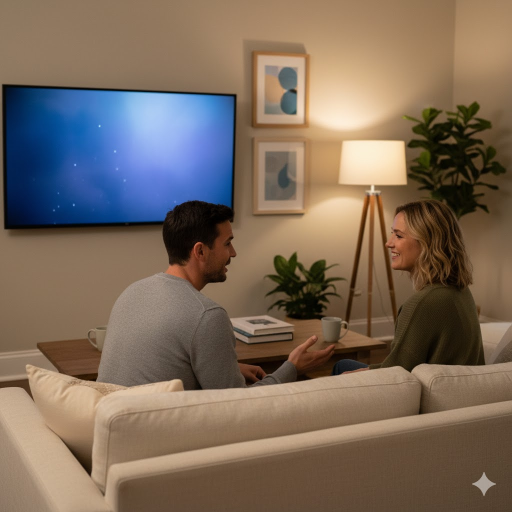
#> input picture examples/living_room.jpg, 1024 x 1024 px (shown at 1/2 size)
$ python show_comprehensive.py
#> lines starting #> are read from the running program, lines starting #| are printed output that depends on the picture; after the words box and inside, x2 and y2 are one past the last pixel; in counts of white or black regions, pixels touching at a corner belong together
"""
Compare different ad placement methods with visualizations.
"""
import cv2
import numpy as np

def create_comprehensive_comparison():
    """Create detailed comparison of all methods."""
    print("Creating comprehensive comparison...")

    # Load original image
    original = cv2.imread('examples/living_room.jpg')
#> original is the input picture: shape (1024, 1024, 3); mean B, G, R 91.7, 106.5, 123.5

    # Load different outputs
    outputs = {
        'Original': original,
        'Person Mask': cv2.imread('outputs/person_mask_deep.jpg'),
        'Depth Map': cv2.imread('outputs/depth_map.jpg'),
        'Depth Mask': cv2.imread('outputs/depth_mask.jpg'),
        'Final Mask': cv2.imread('outputs/debug_screen_mask_deep.jpg'),
        'Final Result': cv2.imread('outputs/precise_tv_placement.jpg'),
    }

    # Create 2x3 grid
    h, w = 512, 512  # Resize for display
    grid = np.zeros((h*2, w*3, 3), dtype=np.uint8)

    titles = list(outputs.keys())
#> titles = ['Original', 'Person Mask', 'Depth Map', 'Depth Mask', 'Final Mask', 'Final Result']
    images = list(outputs.values())
#> images = 6 items

    for i, (title, img) in enumerate(zip(titles, images)):
        if img is None:
            print(f"Warning: Could not load {title}")
            continue

        # Resize
        resized = cv2.resize(img, (w, h))

        # Add title
        cv2.putText(resized, title, (10, 30), cv2.FONT_HERSHEY_SIMPLEX,
                   0.8, (255, 255, 255), 2)
        cv2.putText(resized, title, (10, 30), cv2.FONT_HERSHEY_SIMPLEX,
                   0.8, (0, 0, 0), 1)

        # Place in grid
        row = i // 3
        col = i % 3
        grid[row*h:(row+1)*h, col*w:(col+1)*w] = resized
#> this loop made 6 passes
#> (title, row, col) on pass 1: ('Original', 0, 0)
#| Warning: Could not load Person Mask
#| Warning: Could not load Depth Map
#| Warning: Could not load Depth Mask
#| Warning: Could not load Final Mask
#| Warning: Could not load Final Result
#> pass 1, in create_comprehensive_comparison, `resized = cv2.resize(img, (w, h))`:
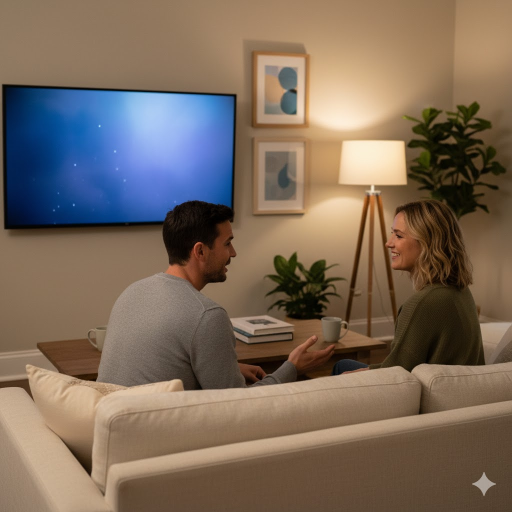
#> resized: shape (512, 512, 3); mean B, G, R 91.8, 106.6, 123.6
#> after the loop:
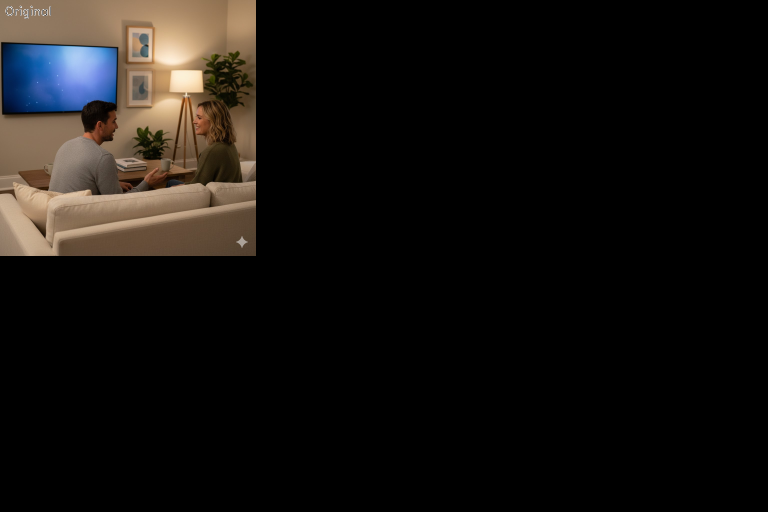
#> grid: shape (1024, 1536, 3) (shown at 1/2 size); mean B, G, R 15.3, 17.8, 20.6
#> after the loop:
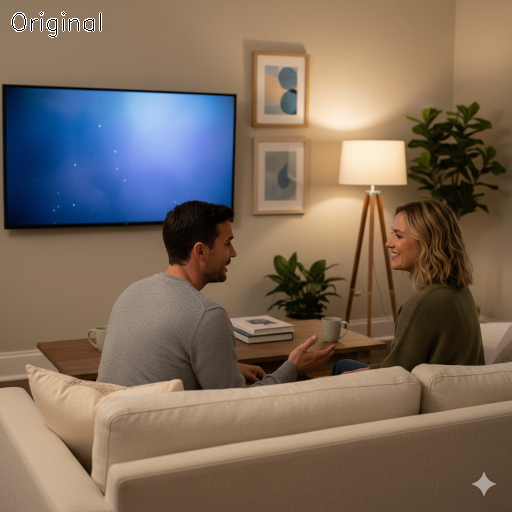
#> resized: shape (512, 512, 3); 0.27% of pixels changed, all inside (x1, y1, x2, y2) = (11, 11, 102, 38)

    # Save
    cv2.imwrite('outputs/comprehensive_comparison.jpg', grid)
    print("✓ Comprehensive comparison saved to outputs/comprehensive_comparison.jpg")

    # Also create before/after
    before = original.copy()
    after = images[-1]  # Final result

    if after is not None:
        # Side by side
        H = max(before.shape[0], after.shape[0])
        W_total = before.shape[1] + after.shape[1]
        side_by_side = np.zeros((H, W_total, 3), dtype=np.uint8)

        side_by_side[0:before.shape[0], 0:before.shape[1]] = before
        side_by_side[0:after.shape[0], before.shape[1]:] = after

        # Add labels
        cv2.putText(side_by_side, "BEFORE", (50, 50), cv2.FONT_HERSHEY_SIMPLEX,
                   1.5, (255, 255, 255), 3)
        cv2.putText(side_by_side, "BEFORE", (50, 50), cv2.FONT_HERSHEY_SIMPLEX,
                   1.5, (0, 0, 255), 2)

        cv2.putText(side_by_side, "AFTER", (before.shape[1] + 50, 50),
                   cv2.FONT_HERSHEY_SIMPLEX, 1.5, (255, 255, 255), 3)
        cv2.putText(side_by_side, "AFTER", (before.shape[1] + 50, 50),
                   cv2.FONT_HERSHEY_SIMPLEX, 1.5, (0, 255, 0), 2)

        cv2.imwrite('outputs/before_after.jpg', side_by_side)
        print("✓ Before/After comparison saved to outputs/before_after.jpg")

if __name__ == "__main__":
    create_comprehensive_comparison()
